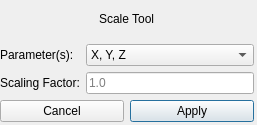
<?xml version="1.0" encoding="UTF-8"?>
<ui version="4.0">
 <class>ScaleToolGUI</class>
 <widget class="QMainWindow" name="ScaleToolGUI">
  <property name="geometry">
   <rect>
    <x>0</x>
    <y>0</y>
    <width>257</width>
    <height>125</height>
   </rect>
  </property>
  <property name="windowTitle">
   <string>Scale Tool</string>
  </property>
  <widget class="QWidget" name="centralwidget">
   <widget class="QWidget" name="verticalLayoutWidget">
    <property name="geometry">
     <rect>
      <x>0</x>
      <y>0</y>
      <width>254</width>
      <height>122</height>
     </rect>
    </property>
    <layout class="QVBoxLayout" name="verticalLayout">
     <item alignment="Qt::AlignHCenter|Qt::AlignVCenter">
      <widget class="QLabel" name="label">
       <property name="text">
        <string>Scale Tool</string>
       </property>
      </widget>
     </item>
     <item>
      <layout class="QGridLayout" name="gridLayout">
       <item row="0" column="0">
        <widget class="QLabel" name="parameter_label">
         <property name="text">
          <string>Parameter(s):</string>
         </property>
        </widget>
       </item>
       <item row="1" column="0">
        <widget class="QLabel" name="scaling_factor_label">
         <property name="text">
          <string>Scaling Factor:</string>
         </property>
        </widget>
       </item>
       <item row="0" column="1">
        <widget class="QComboBox" name="parameter_combo">
         <item>
          <property name="text">
           <string>X, Y, Z</string>
          </property>
         </item>
         <item>
          <property name="text">
           <string>X, Y</string>
          </property>
         </item>
         <item>
          <property name="text">
           <string>X</string>
          </property>
         </item>
         <item>
          <property name="text">
           <string>Y</string>
          </property>
         </item>
         <item>
          <property name="text">
           <string>Z</string>
          </property>
         </item>
         <item>
          <property name="text">
           <string>PX, PY, PZ</string>
          </property>
         </item>
         <item>
          <property name="text">
           <string>PX, PY</string>
          </property>
         </item>
         <item>
          <property name="text">
           <string>PX</string>
          </property>
         </item>
         <item>
          <property name="text">
           <string>PY</string>
          </property>
         </item>
         <item>
          <property name="text">
           <string>PZ</string>
          </property>
         </item>
        </widget>
       </item>
       <item row="1" column="1">
        <widget class="QLineEdit" name="scaling_factor">
         <property name="text">
          <string/>
         </property>
         <property name="placeholderText">
          <string>1.0</string>
         </property>
        </widget>
       </item>
      </layout>
     </item>
     <item>
      <layout class="QHBoxLayout" name="horizontalLayout">
       <item>
        <widget class="QPushButton" name="cancel_button">
         <property name="text">
          <string>Cancel</string>
         </property>
        </widget>
       </item>
       <item>
        <widget class="QPushButton" name="apply_button">
         <property name="text">
          <string>Apply</string>
         </property>
         <property name="default">
          <bool>true</bool>
         </property>
        </widget>
       </item>
      </layout>
     </item>
    </layout>
   </widget>
  </widget>
 </widget>
 <resources/>
 <connections/>
</ui>
